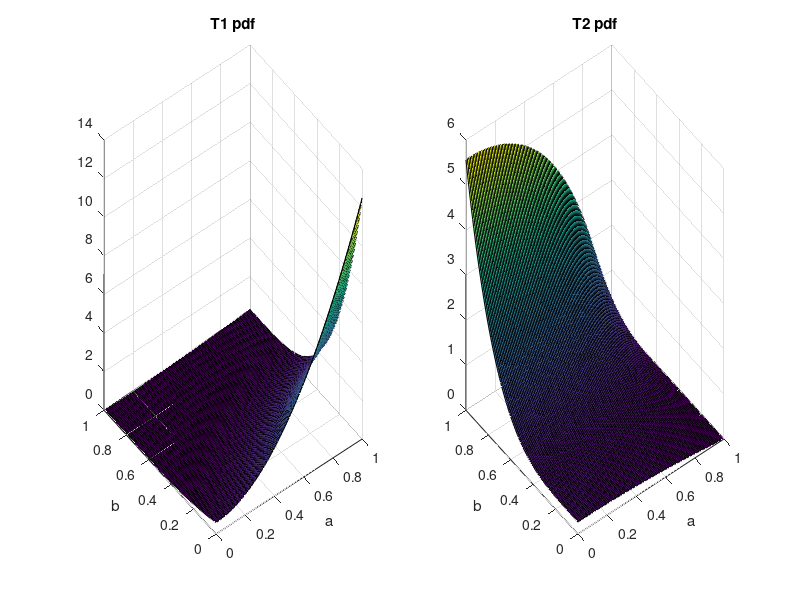
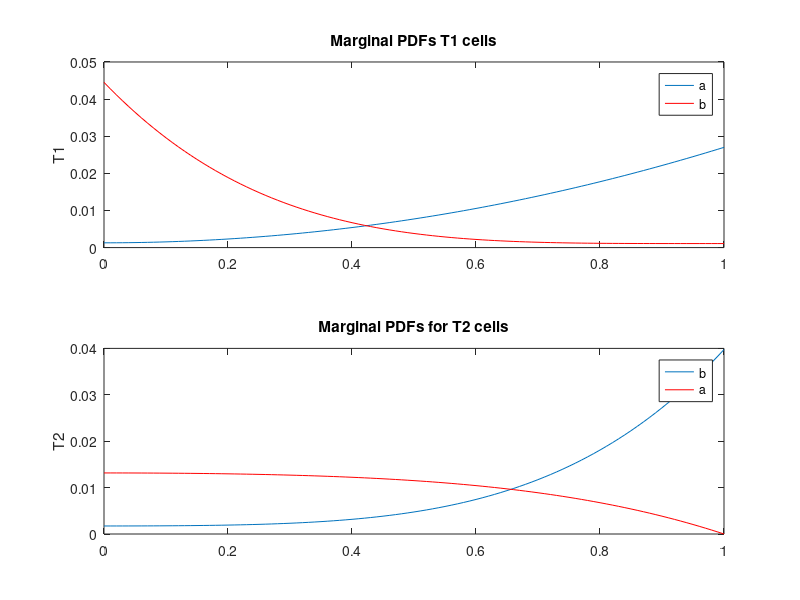
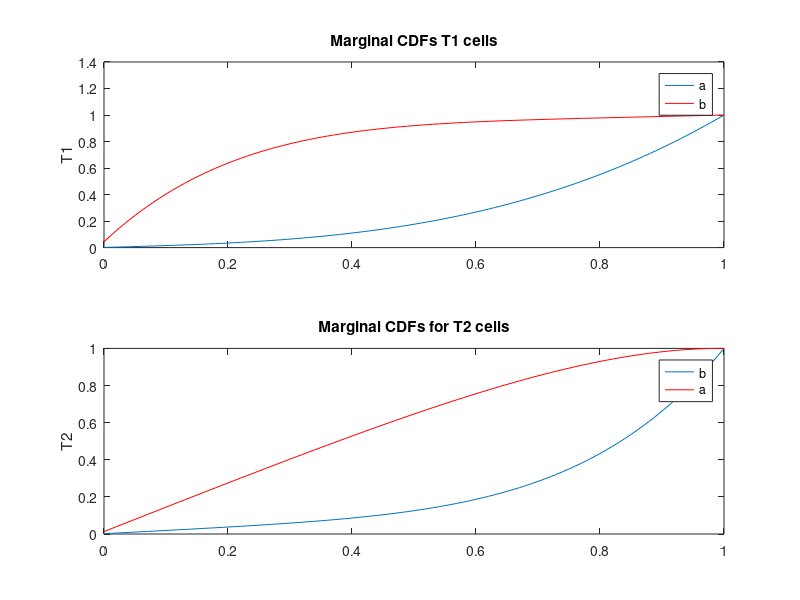

Write MATLAB code to recreate these figures, in order.
clc
% a is the concentration of A from 0 to 1 in intervals of 0.01
a = linspace(0,1,(1-0)/0.01+1);
% b is the concentration of B from 0 to 1 in intervals of 0.01
b = linspace(0,1,(1-0)/0.01+1);

alp = 11.6;
bet = 5.3;

totT1 = 0;
totT2 = 0;

pdf_1 = []; %pdf matrix of the first equation
pdf_2 = []; %pdf matrix of the second equation
for x = 1:length(a)
    for y = 1: length(b)
        % calculate values of each pdf matrix
        pdf_1(y,x) = alp * ( 0.05 + a(x)^2 ) * ( (b(y)-1)^4 + 0.025 );
        pdf_2(y,x) = bet * ( 1 - a(x)^2 ) * ( 0.05 + b(y)^4 + (a(x)^2) * (b(y)^2) /2 );
        totT1 = totT1 + pdf_1(y,x);
        totT2 = totT2 + pdf_2(y,x);
    end
end

%Create Marginals
for x = 1:length(a)
    mPDFaT1(x) = sum(pdf_1(:,x))/totT1; %Marginal PDF for A in T1 cells
    
    %Marginal CDF for A in T1 cells
    if x < 2
        mCDFaT1(x) = mPDFaT1(x);
    else
    mCDFaT1(x) = mCDFaT1(x-1) + mPDFaT1(x);
    end
    
    mPDFaT2(x) = sum(pdf_2(:,x))/totT2; %Marginal PDF for A in T2 cells
    
    %Marginal CDF for A in T2 cells
    if x < 2
        mCDFaT2(x) = mPDFaT2(x);
    else
    mCDFaT2(x) = mCDFaT2(x-1) + mPDFaT2(x);
    end
end

for y = 1:length(b)
    mPDFbT1(y) = sum(pdf_1(y,:))/totT1; %Marginal PDF for B in T1 cells
    
    %Marginal CDF for B in T1 cells
    if y < 2
        mCDFbT1(y) = mPDFbT1(y);
    else
    mCDFbT1(y) = mCDFbT1(y-1) + mPDFbT1(y);
    end
    
    mPDFbT2(y) = sum(pdf_2(y,:))/totT2; %Marginal PDF for B in T2 cells
   
    %Marginal CDF for B in T2 cells
    if y < 2
        mCDFbT2(y) = mPDFbT2(y);
    else
    mCDFbT2(y) = mCDFbT2(y-1) + mPDFbT2(y);
    end
    
end


%plot first pdf 
subplot(1,2,1);
surf(a,b,pdf_1);
title('T1 pdf');
xlabel('a');
ylabel('b');
hold on
%plot second pdf
subplot(1,2,2);
surf(a,b,pdf_2);
title('T2 pdf');
xlabel('a');
ylabel('b');
hold on

%plot marginal pdfs
figure;
subplot(2,1,1);
plot(a,mPDFaT1);
hold on;
plot(b,mPDFbT1, 'r');
ylabel('T1');
title('Marginal PDFs T1 cells');
legend('a', 'b');
subplot(2,1,2);
plot(b,mPDFbT2);
hold on;
plot(a,mPDFaT2, 'r');
ylabel('T2');
title('Marginal PDFs for T2 cells');
legend('b', 'a');

%plot marginal CDFs
figure;
subplot(2,1,1);
plot(a,mCDFaT1);
hold on;
plot(b,mCDFbT1, 'r');
ylabel('T1');
title('Marginal CDFs T1 cells');
legend('a', 'b');
subplot(2,1,2);
plot(b,mCDFbT2);
hold on;
plot(a,mCDFaT2, 'r');
ylabel('T2');
title('Marginal CDFs for T2 cells');
legend('b', 'a');
